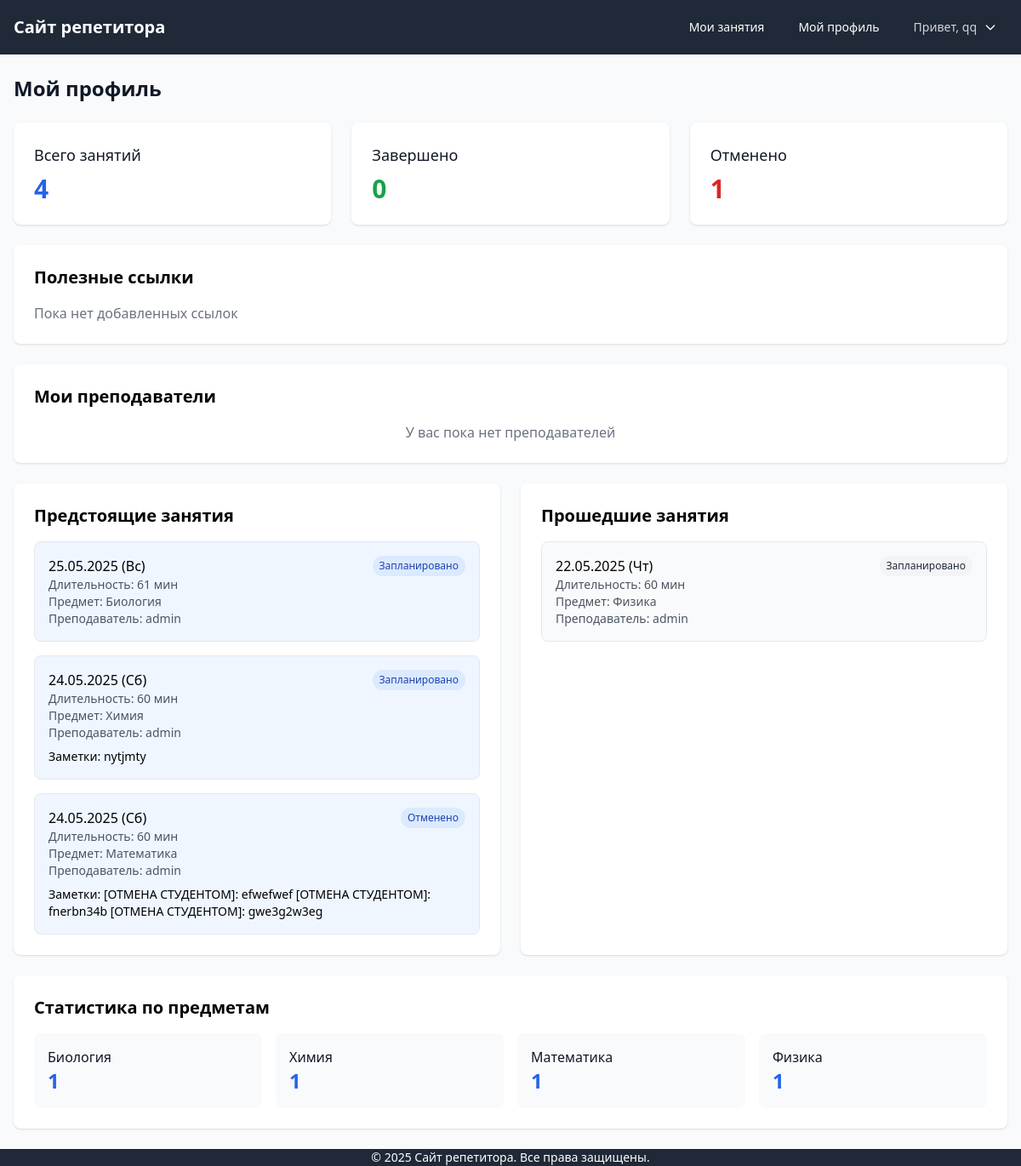
The page /student/profile/ (signed in) on the database as committed earlier.
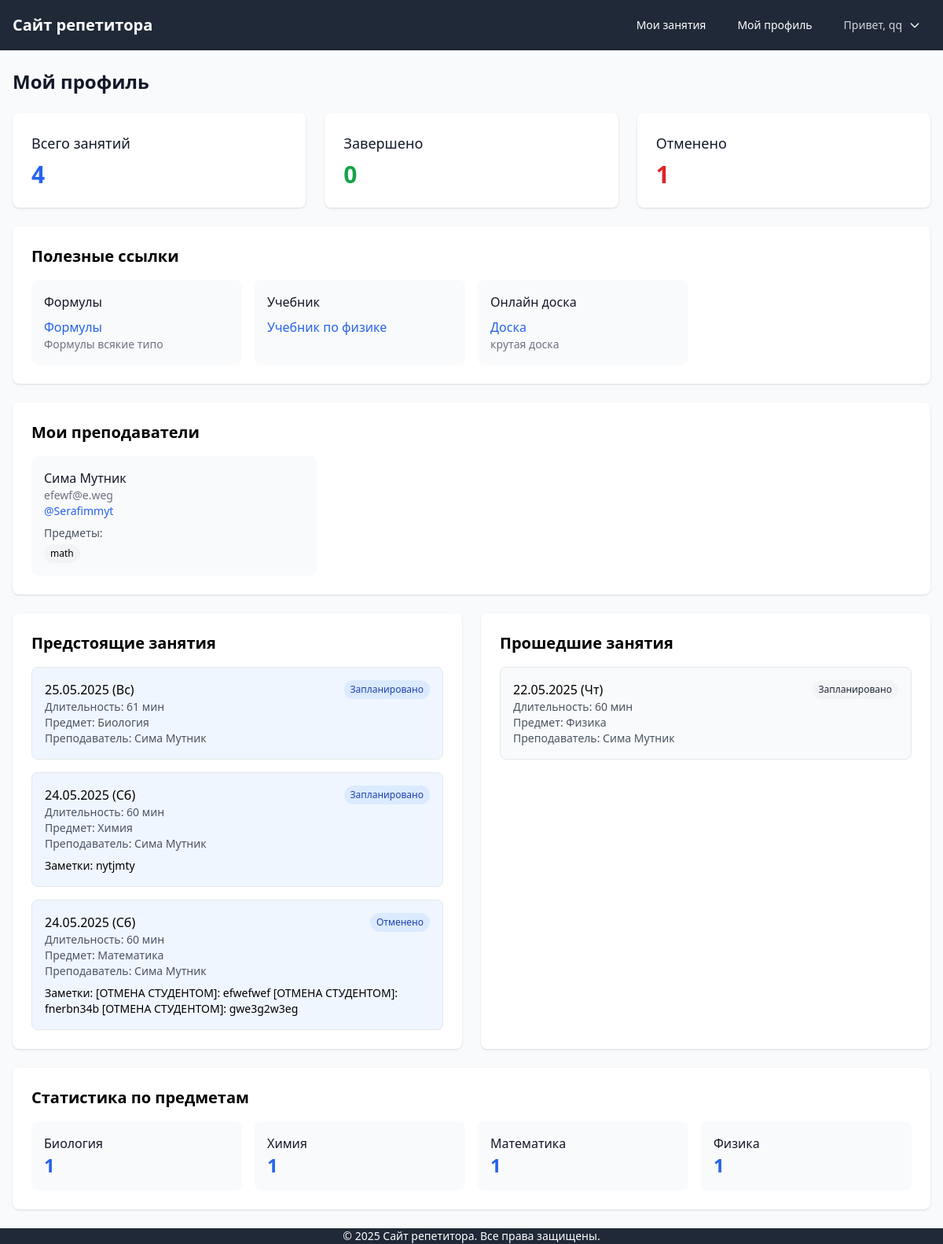
The same page on the database as committed later.
### scheduler/models.py (models this page shows, shortened)
class Lesson(models.Model):
    STATUS_CHOICES = [
        ('scheduled', 'Запланировано'),
        ('completed', 'Завершено'),
        ('cancelled', 'Отменено'),
    ]
    SUBJECT_CHOICES = [
        ('math', 'Математика'),
        ('physics', 'Физика'),
        ('chemistry', 'Химия'),
        ('biology', 'Биология'),
        ('english', 'Английский язык'),
        ('russian', 'Русский язык'),
        ('literature', 'Литература'),
        ('history', 'История'),
        ('geography', 'География'),
        ('other', 'Другое'),
    ]
    time_slot = models.OneToOneField(TimeSlot, on_delete=models.CASCADE, related_name='lesson')
    student = models.ForeignKey(User, on_delete=models.CASCADE, related_name='booked_lessons')
    status = models.CharField(max_length=20, choices=STATUS_CHOICES, default='scheduled')
    subject = models.CharField(max_length=20, choices=SUBJECT_CHOICES, default='math')
    notes = models.TextField(blank=True)
    created_at = models.DateTimeField(auto_now_add=True)
    updated_at = models.DateTimeField(auto_now=True)

class TimeSlot(models.Model):
    STATUS_CHOICES = [
        ('available', 'Доступно'),
        ('booked', 'Забронировано'),
        ('completed', 'Завершено'),
        ('cancelled', 'Отменено'),
    ]
    tutor = models.ForeignKey(User, on_delete=models.CASCADE, related_name='time_slots')
    student = models.ForeignKey(User, on_delete=models.SET_NULL, null=True, blank=True, related_name='booked_slots')
    datetime = models.DateTimeField()
    status = models.CharField(max_length=10, choices=STATUS_CHOICES, default='available')
    duration = models.IntegerField(default=60, help_text='Длительность в минутах')
    notes = models.TextField(blank=True)
    class Meta:
        unique_together = ['tutor', 'datetime']
        ordering = ['datetime']

class ResourceLink(models.Model):
    CATEGORY_CHOICES = [
        ('textbook', 'Учебник'),
        ('formulas', 'Формулы'),
        ('whiteboard', 'Онлайн доска'),
        ('other', 'Другое'),
    ]
    title = models.CharField(max_length=200)
    url = models.URLField()
    category = models.CharField(max_length=20, choices=CATEGORY_CHOICES)
    description = models.TextField(blank=True)
    created_at = models.DateTimeField(auto_now_add=True)
    created_by = models.ForeignKey(User, on_delete=models.CASCADE, related_name='created_resources')
    shared_with = models.ManyToManyField(User, related_name='available_resources', blank=True)

class TutorStudent(models.Model):
    tutor = models.ForeignKey(User, on_delete=models.CASCADE, related_name='students_list')
    student = models.ForeignKey(User, on_delete=models.CASCADE, related_name='tutors_list')
    created_at = models.DateTimeField(auto_now_add=True)
    is_active = models.BooleanField(default=True)
    subjects = models.JSONField(default=list, help_text='Список предметов, которые преподаёт')
    class Meta:
        unique_together = ['tutor', 'student']
        verbose_name = 'Связь преподаватель-ученик'
        verbose_name_plural = 'Связи преподаватель-ученик'

class UserProfile(models.Model):
    user = models.OneToOneField(User, on_delete=models.CASCADE, related_name='profile')
    telegram = models.CharField(max_length=100, blank=True, null=True, help_text='Telegram username')

### scheduler/views.py (the view, shortened to what this page needs)
# urls.py: path('student/profile/', views.student_profile, name='student_profile'),
@login_required
@user_passes_test(is_student)
def student_profile(request):
    lessons = Lesson.objects.filter(
        student=request.user
    ).order_by('-time_slot__datetime')
    upcoming_lessons = lessons.filter(time_slot__datetime__gte=timezone.now())
    past_lessons = lessons.filter(time_slot__datetime__lt=timezone.now())
    total_lessons = lessons.count()
    completed_lessons = lessons.filter(status='completed').count()
    cancelled_lessons = lessons.filter(status='cancelled').count()
    subjects_stats = {}
    for lesson in lessons:
        subject = lesson.get_subject_display()
        if subject not in subjects_stats:
            subjects_stats[subject] = 0
        subjects_stats[subject] += 1
    tutor_relations = TutorStudent.objects.filter(
        student=request.user,
        is_active=True
    ).select_related('tutor', 'tutor__profile')
    resource_links = {}
    for link in ResourceLink.objects.filter(shared_with=request.user).order_by('category', 'title'):
        category = link.get_category_display()
        if category not in resource_links:
            resource_links[category] = []
        resource_links[category].append(link)
    return render(request, 'scheduler/student/profile.html', {
        'upcoming_lessons': upcoming_lessons,
        'past_lessons': past_lessons,
        'total_lessons': total_lessons,
        'completed_lessons': completed_lessons,
        'cancelled_lessons': cancelled_lessons,
        'subjects_stats': subjects_stats,
        'tutor_relations': tutor_relations,
        'resource_links': resource_links,
        'is_tutor_view': request.user.groups.filter(name='Tutors').exists(),
        'viewed_user': request.user
    })

### scheduler/templatetags/scheduler_extras.py (called while the page is built)
@register.filter
def date_with_weekday(value):
    if not value:
        return ""
    weekdays = ['Пн', 'Вт', 'Ср', 'Чт', 'Пт', 'Сб', 'Вс']
    return f"{value.strftime('%d.%m.%Y')} ({weekdays[value.weekday()]})"

### scheduler/views.py (called while the page is built)
def is_student(user):
    return user.groups.filter(name='Students').exists()

### scheduler/templates/scheduler/student/profile.html (shortened to what the changed rows need)
{% extends 'base.html' %}
{% load scheduler_extras %}
{% block content %}
<div class="space-y-6">
    <div class="flex justify-between items-center">
        <div>
            <h1 class="text-2xl font-bold text-gray-900">
                {% if is_tutor_view %}
                    Профиль {{ viewed_user.get_full_name|default:viewed_user.username }}
                {% else %}
                    Мой профиль
                {% endif %}
            </h1>
        </div>
    </div>
    <div class="bg-white shadow rounded-lg p-6">
        <div class="flex justify-between items-center mb-4">
            <h2 class="text-xl font-semibold">Полезные ссылки</h2>
        </div>
        {% if resource_links %}
            <div class="grid grid-cols-1 md:grid-cols-4 lg:grid-cols-4 gap-4">
                {% for category, links in resource_links.items %}
                    <div class="bg-gray-50 rounded-lg p-4">
                        <h3 class="font-medium text-gray-900 mb-2">{{ category }}</h3>
                        <div class="space-y-2">
                            {% for link in links %}
                                <div>
                                    <a href="{{ link.url }}" target="_blank" class="text-blue-600 hover:text-blue-800">
                                        {{ link.title }}
                                    </a>
                                    {% if link.description %}
                                        <p class="text-sm text-gray-500">{{ link.description }}</p>
                                    {% endif %}
                                </div>
                            {% endfor %}
                        </div>
                    </div>
                {% endfor %}
            </div>
        {% else %}
            <p class="text-gray-500">Пока нет добавленных ссылок</p>
        {% endif %}
    </div>
    <div class="bg-white shadow rounded-lg p-6">
        <h2 class="text-xl font-semibold mb-4">
            {% if is_tutor_view %}Преподаватели ученика{% else %}Мои преподаватели{% endif %}
        </h2>
        <div class="grid grid-cols-1 md:grid-cols-2 lg:grid-cols-3 gap-4">
            {% for relation in tutor_relations %}
            <div class="bg-gray-50 rounded-lg p-4">
                <h4 class="font-medium text-gray-900">{{ relation.tutor.get_full_name|default:relation.tutor.username }}</h4>
                <p class="text-sm text-gray-500">{{ relation.tutor.email }}</p>
                {% if relation.tutor.profile.telegram %}
                    <p class="text-sm text-blue-600">
                        <a href="https://t.me/{{ relation.tutor.profile.telegram }}" target="_blank">
                            @{{ relation.tutor.profile.telegram }}
                        </a>
                    </p>
                {% endif %}
                {% if relation.subjects %}
                    <div class="mt-2">
                        <p class="text-sm text-gray-600">Предметы:</p>
                        <div class="flex flex-wrap gap-1 mt-1">
                            {% for subject in relation.subjects %}
                                <span class="px-2 py-1 text-xs bg-gray-100 rounded-full">{{ subject }}</span>
                            {% endfor %}
                        </div>
                    </div>
                {% endif %}
            </div>
            {% empty %}
            <div class="col-span-3 text-center text-gray-500">
                {% if is_tutor_view %}У ученика пока нет преподавателей{% else %}У вас пока нет преподавателей{% endif %}
            </div>
            {% endfor %}
        </div>
    </div>
    <div class="grid grid-cols-1 md:grid-cols-2 gap-6">
        <div class="bg-white shadow rounded-lg p-6">
            <h2 class="text-xl font-semibold mb-4">Предстоящие занятия</h2>
            {% if upcoming_lessons %}
                <div class="space-y-4">
                    {% for lesson in upcoming_lessons %}
                        <div class="border rounded-lg p-4 bg-blue-50">
                            <div class="flex justify-between items-start">
                                <div>
                                    <p class="font-medium">{{ lesson.time_slot.datetime|date_with_weekday }}</p>
                                    <p class="text-sm text-gray-600">Длительность: {{ lesson.time_slot.duration }} мин</p>
                                    <p class="text-sm text-gray-600">Предмет: {{ lesson.get_subject_display }}</p>
                                    <p class="text-sm text-gray-600">Преподаватель: {{ lesson.time_slot.tutor.get_full_name|default:lesson.time_slot.tutor.username }}</p>
                                </div>
                                <span class="px-2 py-1 text-xs rounded-full bg-blue-100 text-blue-800">
                                    {{ lesson.get_status_display }}
                                </span>
                            </div>
                            {% if lesson.notes %}
                                <p class="mt-2 text-sm">Заметки: {{ lesson.notes }}</p>
                            {% endif %}
                        </div>
                    {% endfor %}
                </div>
            {% else %}
                <p class="text-gray-500">Нет предстоящих занятий</p>
            {% endif %}
        </div>
        <div class="bg-white shadow rounded-lg p-6">
            <h2 class="text-xl font-semibold mb-4">Прошедшие занятия</h2>
            {% if past_lessons %}
                <div class="space-y-4">
                    {% for lesson in past_lessons %}
                        <div class="border rounded-lg p-4 bg-gray-50">
                            <div class="flex justify-between items-start">
                                <div>
                                    <p class="font-medium">{{ lesson.time_slot.datetime|date_with_weekday }}</p>
                                    <p class="text-sm text-gray-600">Длительность: {{ lesson.time_slot.duration }} мин</p>
                                    <p class="text-sm text-gray-600">Предмет: {{ lesson.get_subject_display }}</p>
                                    <p class="text-sm text-gray-600">Преподаватель: {{ lesson.time_slot.tutor.get_full_name|default:lesson.time_slot.tutor.username }}</p>
                                </div>
                                <span class="px-2 py-1 text-xs rounded-full
                                    {% if lesson.status == 'completed' %}bg-green-100 text-green-800
                                    {% elif lesson.status == 'cancelled' %}bg-red-100 text-red-800
                                    {% else %}bg-gray-100 text-gray-800{% endif %}">
                                    {{ lesson.get_status_display }}
                                </span>
                            </div>
                        </div>
                    {% endfor %}
                </div>
            {% else %}
                <p class="text-gray-500">Нет прошедших занятий</p>
            {% endif %}
        </div>
    </div>
    <div class="bg-white shadow rounded-lg p-6">
        <h2 class="text-xl font-semibold mb-4">Статистика по предметам</h2>
        <div class="grid grid-cols-2 md:grid-cols-3 lg:grid-cols-4 gap-4">
            {% for subject, count in subjects_stats.items %}
            <div class="bg-gray-50 rounded-lg p-4">
                <h4 class="font-medium text-gray-900">{{ subject }}</h4>
                <p class="text-2xl font-bold text-blue-600">{{ count }}</p>
            </div>
            {% endfor %}
        </div>
    </div>
</div>
{% endblock %}

Rows that differ between the two databases and show on the page:
added ResourceLink: title "Формулы", description "Формулы всякие типо"
added ResourceLink: category "Учебник", title "Учебник по физике"
added ResourceLink: category "Онлайн доска", title "Доска", description "крутая доска"
added TutorStudent: tutor.get_full_name "Сима Мутник", tutor.email "efewf@e.weg", tutor.profile.telegram "Serafimmyt", subjects "math"
changed through a linked row, Lesson "Биология": time_slot.tutor.get_full_name "admin" → "Сима Мутник"
changed through a linked row, Lesson "Химия": time_slot.tutor.get_full_name "admin" → "Сима Мутник"
changed through a linked row, Lesson "Математика": time_slot.tutor.get_full_name "admin" → "Сима Мутник"
changed through a linked row, Lesson "Физика": time_slot.tutor.get_full_name "admin" → "Сима Мутник"
Other text that changed with them:
text no longer shown: "Пока нет добавленных ссылок У вас пока нет преподавателей"
